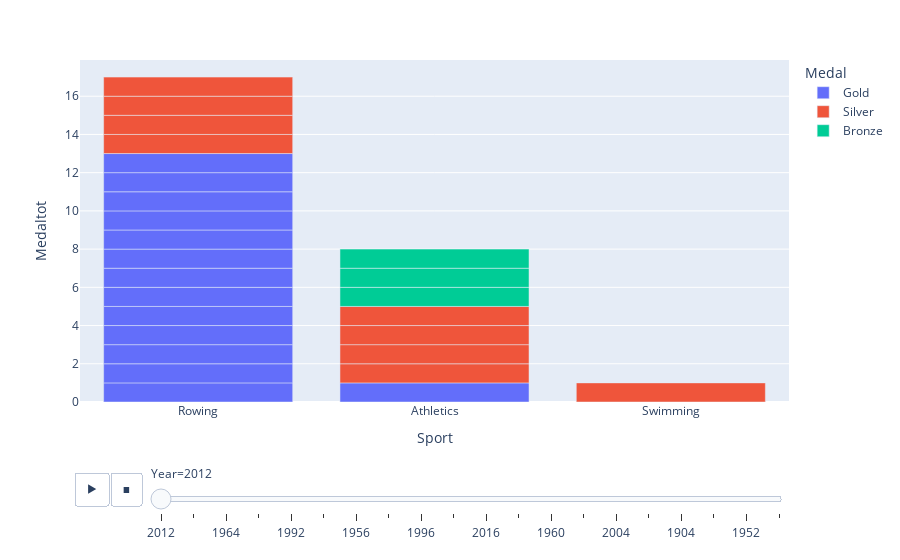

The notebook cell this image was saved under:
### Code cell
import plotly_express as px

df_ger_medal_pop=df_ger_medal[df_ger_medal["Sport"].isin(["Athletics", "Rowing", "Swimming", "Shooting"])]

px.bar(df_ger_medal_pop, x="Sport", y="Medaltot", color="Medal", animation_frame="Year")

### Figure 1 — Plotly figure (JSON) as saved in the notebook; plotly's stock layout.template omitted (floating-point values rounded to 4 significant figures)
{"data": [{"alignmentgroup": "True", "hovertemplate": "Medal=Gold<br>Year=2012<br>Sport=%{x}<br>Medaltot=%{y}<extra></extra>", "legendgroup": "Gold", "marker": {"color": "#636efa", "pattern": {"shape": ""}}, "name": "Gold", "offsetgroup": "Gold", "orientation": "v", "showlegend": true, "textposition": "auto", "type": "bar", "x": ["Rowing", "Rowing", "Athletics", "Rowing", "Rowing", "Rowing", "Rowing", "Rowing", "Rowing", "Rowing", "Rowing", "Rowing", "Rowing", "Rowing"], "xaxis": "x", "y": [1, 1, 1, 1, 1, 1, 1, 1, 1, 1, 1, 1, 1, 1], "yaxis": "y"}, {"alignmentgroup": "True", "hovertemplate": "Medal=Silver<br>Year=2012<br>Sport=%{x}<br>Medaltot=%{y}<extra></extra>", "legendgroup": "Silver", "marker": {"color": "#EF553B", "pattern": {"shape": ""}}, "name": "Silver", "offsetgroup": "Silver", "orientation": "v", "showlegend": true, "textposition": "auto", "type": "bar", "x": ["Rowing", "Swimming", "Athletics", "Rowing", "Athletics", "Rowing", "Athletics", "Athletics", "Rowing"], "xaxis": "x", "y": [1, 1, 1, 1, 1, 1, 1, 1, 1], "yaxis": "y"}, {"alignmentgroup": "True", "hovertemplate": "Medal=Bronze<br>Year=2012<br>Sport=%{x}<br>Medaltot=%{y}<extra></extra>", "legendgroup": "Bronze", "marker": {"color": "#00cc96", "pattern": {"shape": ""}}, "name": "Bronze", "offsetgroup": "Bronze", "orientation": "v", "showlegend": true, "textposition": "auto", "type": "bar", "x": ["Athletics", "Athletics", "Athletics"], "xaxis": "x", "y": [1, 1, 1], "yaxis": "y"}], "layout": {"barmode": "relative", "legend": {"title": {"text": "Medal"}, "tracegroupgap": 0}, "margin": {"t": 60}, "sliders": [{"active": 0, "currentvalue": {"prefix": "Year="}, "len": 0.9, "pad": {"b": 10, "t": 60}, "steps": [{"args": [["2012"], {"frame": {"duration": 0, "redraw": true}, "fromcurrent": true, "mode": "immediate", "transition": {"duration": 0, "easing": "linear"}}], "label": "2012", "method": "animate"}, {"args": [["1936"], {"frame": {"duration": 0, "redraw": true}, "fromcurrent": true, "mode": "immediate", "transition": {"duration": 0, "easing": "linear"}}], "label": "1936", "method": "animate"}, {"args": [["1964"], {"frame": {"duration": 0, "redraw": true}, "fromcurrent": true, "mode": "immediate", "transition": {"duration": 0, "easing": "linear"}}], "label": "1964", "method": "animate"}, {"args": [["1932"], {"frame": {"duration": 0, "redraw": true}, "fromcurrent": true, "mode": "immediate", "transition": {"duration": 0, "easing": "linear"}}], "label": "1932", "method": "animate"}, {"args": [["1992"], {"frame": {"duration": 0, "redraw": true}, "fromcurrent": true, "mode": "immediate", "transition": {"duration": 0, "easing": "linear"}}], "label": "1992", "method": "animate"}, {"args": [["1900"], {"frame": {"duration": 0, "redraw": true}, "fromcurrent": true, "mode": "immediate", "transition": {"duration": 0, "easing": "linear"}}], "label": "1900", "method": "animate"}, {"args": [["1956"], {"frame": {"duration": 0, "redraw": true}, "fromcurrent": true, "mode": "immediate", "transition": {"duration": 0, "easing": "linear"}}], "label": "1956", "method": "animate"}, {"args": [["1912"], {"frame": {"duration": 0, "redraw": true}, "fromcurrent": true, "mode": "immediate", "transition": {"duration": 0, "easing": "linear"}}], "label": "1912", "method": "animate"}, {"args": [["1996"], {"frame": {"duration": 0, "redraw": true}, "fromcurrent": true, "mode": "immediate", "transition": {"duration": 0, "easing": "linear"}}], "label": "1996", "method": "animate"}, {"args": [["1906"], {"frame": {"duration": 0, "redraw": true}, "fromcurrent": true, "mode": "immediate", "transition": {"duration": 0, "easing": "linear"}}], "label": "1906", "method": "animate"}, {"args": [["2016"], {"frame": {"duration": 0, "redraw": true}, "fromcurrent": true, "mode": "immediate", "transition": {"duration": 0, "easing": "linear"}}], "label": "2016", "method": "animate"}, {"args": [["1908"], {"frame": {"duration": 0, "redraw": true}, "fromcurrent": true, "mode": "immediate", "transition": {"duration": 0, "easing": "linear"}}], "label": "1908", "method": "animate"}, {"args": [["1960"], {"frame": {"duration": 0, "redraw": true}, "fromcurrent": true, "mode": "immediate", "transition": {"duration": 0, "easing": "linear"}}], "label": "1960", "method": "animate"}, {"args": [["2000"], {"frame": {"duration": 0, "redraw": true}, "fromcurrent": true, "mode": "immediate", "transition": {"duration": 0, "easing": "linear"}}], "label": "2000", "method": "animate"}, {"args": [["2004"], {"frame": {"duration": 0, "redraw": true}, "fromcurrent": true, "mode": "immediate", "transition": {"duration": 0, "easing": "linear"}}], "label": "2004", "method": "animate"}, {"args": [["2008"], {"frame": {"duration": 0, "redraw": true}, "fromcurrent": true, "mode": "immediate", "transition": {"duration": 0, "easing": "linear"}}], "label": "2008", "method": "animate"}, {"args": [["1904"], {"frame": {"duration": 0, "redraw": true}, "fromcurrent": true, "mode": "immediate", "transition": {"duration": 0, "easing": "linear"}}], "label": "1904", "method": "animate"}, {"args": [["1928"], {"frame": {"duration": 0, "redraw": true}, "fromcurrent": true, "mode": "immediate", "transition": {"duration": 0, "easing": "linear"}}], "label": "1928", "method": "animate"}, {"args": [["1952"], {"frame": {"duration": 0, "redraw": true}, "fromcurrent": true, "mode": "immediate", "transition": {"duration": 0, "easing": "linear"}}], "label": "1952", "method": "animate"}, {"args": [["1896"], {"frame": {"duration": 0, "redraw": true}, "fromcurrent": true, "mode": "immediate", "transition": {"duration": 0, "easing": "linear"}}], "label": "1896", "method": "animate"}], "x": 0.1, "xanchor": "left", "y": 0, "yanchor": "top"}], "updatemenus": [{"buttons": [{"args": [null, {"frame": {"duration": 500, "redraw": true}, "fromcurrent": true, "mode": "immediate", "transition": {"duration": 500, "easing": "linear"}}], "label": "&#9654;", "method": "animate"}, {"args": [[null], {"frame": {"duration": 0, "redraw": true}, "fromcurrent": true, "mode": "immediate", "transition": {"duration": 0, "easing": "linear"}}], "label": "&#9724;", "method": "animate"}], "direction": "left", "pad": {"r": 10, "t": 70}, "showactive": false, "type": "buttons", "x": 0.1, "xanchor": "right", "y": 0, "yanchor": "top"}], "xaxis": {"anchor": "y", "domain": [0, 1], "title": {"text": "Sport"}}, "yaxis": {"anchor": "x", "domain": [0, 1], "title": {"text": "Medaltot"}}}}
